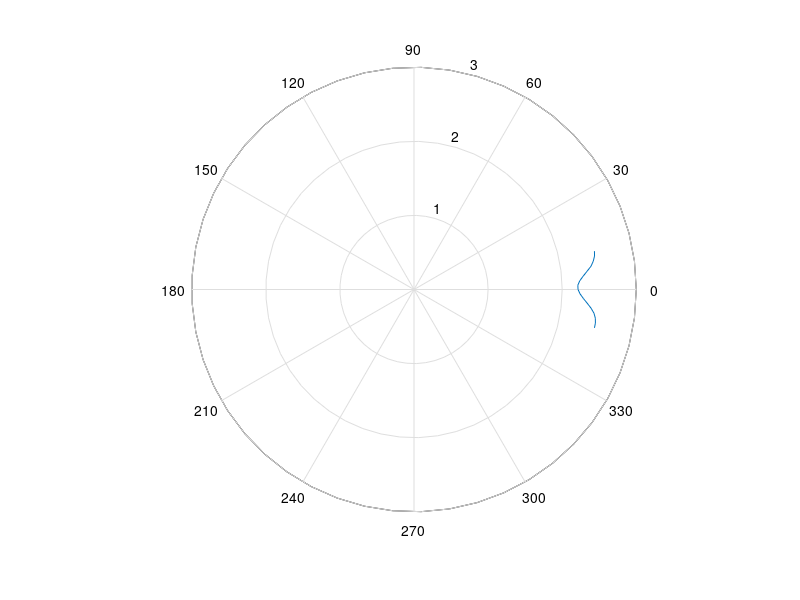

This chart was generated by the following MATLAB code: (Note: this script raises an error after producing the figure.)
clear all
close all
clc

% insert the data measured
theta = linspace(-pi/15, pi/15, 17);
voltage = [2.49 2.49 2.478 2.45 2.402 2.344 2.288 2.242 2.214 2.212 2.24 ...
    2.29 2.348 2.41 2.45 2.478 2.49];

% definisco lo spicchio di interesse
x = [0 -pi/15];
y = [0 3];

z = [0 pi/15];
w = [0 3];

% valori a regime
a = linspace(-pi/15, -pi, 50);
b = 2.49.*1.^(1:50);

c = linspace (pi/15, pi, 50);
d =2.49.*1.^(1:50);

% grafici
figure(1)
PolarGraph = polar(theta,voltage);
PolarGraph.LineStyle ="-";
PolarGraph.Color = [0.9290 0.6940 0.1250];
PolarGraph.Marker = "hexagram";
PolarGraph.LineWidth = 1;
hold on
polar(x,y, 'k-')
polar(z,w, 'k-')
A = polar(a,b)
B = polar(c,d)
A.Color = [0.9290 0.6940 0.1250];
A.LineWidth = 1;
B.Color = [0.9290 0.6940 0.1250];
B.LineWidth = 1;

% caratteristiche titolo 
[t,s] = title ('Rate of change of the voltage with respect to degree, South pole','Distance set at 1.5 cm, \theta variable')
t.FontSize = 16;
s.FontAngle='italic';